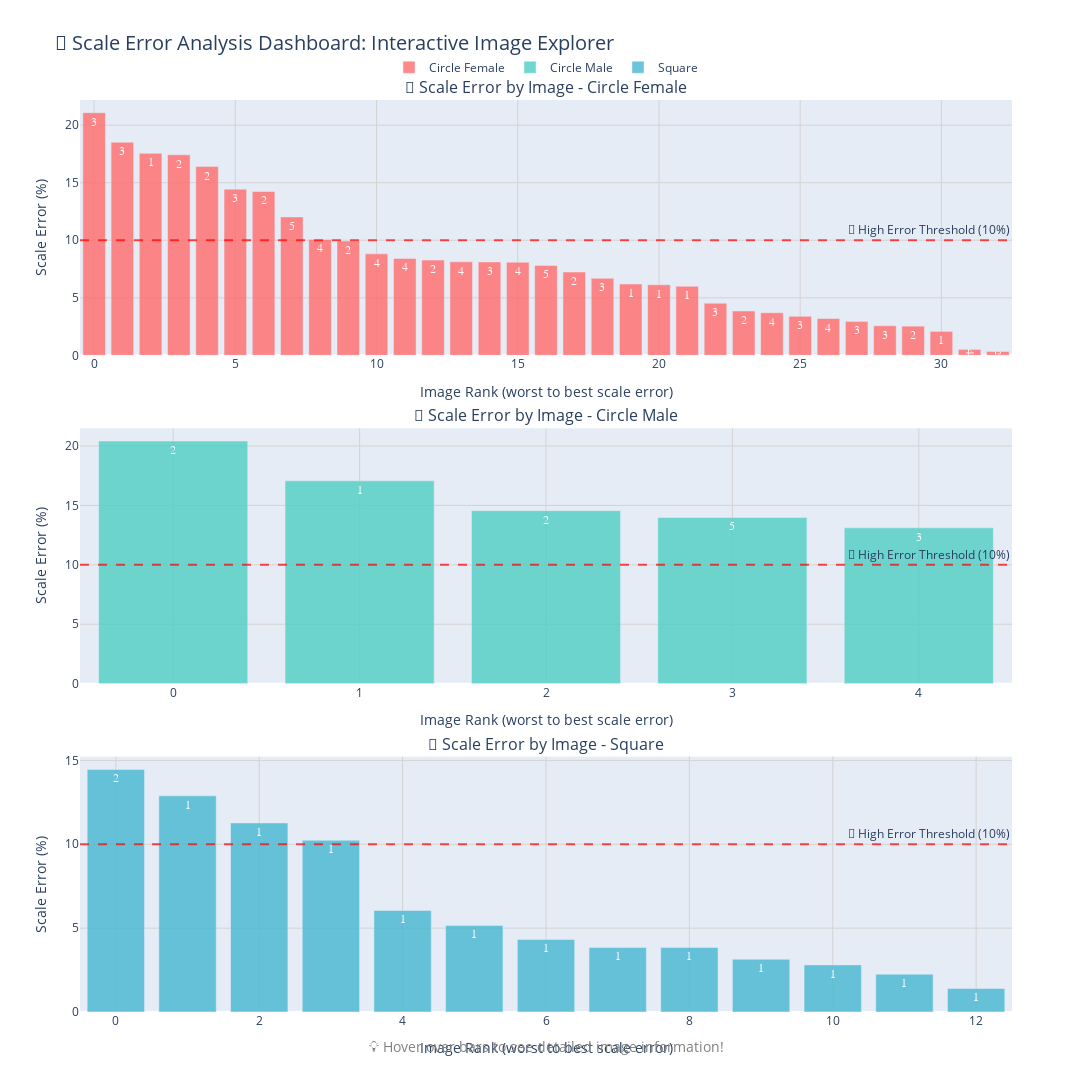

The notebook cell this image was saved under:
### Markdown cell above
# 📐 Scale Error Deep Dive: The Calibration Chronicles

## 🔍 Understanding Scale Errors
Scale errors occur when our algorithm incorrectly estimates the "mm per pixel" ratio. This is crucial because even perfect pixel measurements become wrong if we don't know the true scale!

### 🎯 Key Questions We'll Answer:
- How much do scale errors vary across different pond types?
- Which images are most problematic for scale estimation?
- Do multiple prawns in the same image share similar scale errors?

---

## 🛠️ Scale Error Analysis Functions

### Code cell
# 🎨 **Updated Interactive Scale Error Visualization**


def create_scale_results_dictionary(df):
    """
    🔍 Create the scale_results dictionary needed for visualization.
    
    This function analyzes scale errors per image for each pond type and
    creates the data structure expected by the visualization function.
    
    Args:
        df: DataFrame containing measurement data
        
    Returns:
        Dictionary containing scale error analysis for each pond type
    """
    pond_types = df['Pond_Type'].unique()
    scale_results = {}
    
    for pond_type in pond_types:
        print(f"\n🏊♀️ Analyzing scale errors for {pond_type} pond...")
        
        # Filter data for this pond type
        df_pond = df[df['Pond_Type'] == pond_type].copy()
        
        # Calculate scale error percentage for each measurement
        df_pond['scale_error_percent'] = abs((df_pond['mean_scale'] - df_pond['pred_scale'])) / df_pond['mean_scale'] * 100
        
        # Group by image (Label) to get per-image statistics
        df_img = (df_pond
                 .groupby('Label')
                 .agg({
                     'scale_error_percent': 'mean',
                     'PrawnID': 'count'  # Count prawns per image
                 })
                 .rename(columns={'PrawnID': 'prawn_count'})
                 .reset_index())
        
        # Sort by scale error (worst to best)
        df_img = df_img.sort_values('scale_error_percent', ascending=False).reset_index(drop=True)
        
        # Store results
        scale_results[pond_type] = {
            'image_data': df_img,
            'mean_scale_error': df_img['scale_error_percent'].mean(),
            'std_scale_error': df_img['scale_error_percent'].std(),
            'total_images': len(df_img),
            'total_prawns': df_img['prawn_count'].sum()
        }
        
        print(f"   📊 Mean scale error: {scale_results[pond_type]['mean_scale_error']:.2f}%")
        print(f"   📈 Std scale error: {scale_results[pond_type]['std_scale_error']:.2f}%")
        print(f"   🖼️ Total images: {scale_results[pond_type]['total_images']}")
        print(f"   🦐 Total prawns: {scale_results[pond_type]['total_prawns']}")
    
    return scale_results




def create_scale_error_visualization_plotly(scale_results: Dict[str, Dict]) -> None:
    """
    🎨 Create engaging interactive Plotly visualizations for scale error analysis.
    Features interactive hover with image names and detailed information.
    """
    pond_types = list(scale_results.keys())
    n_ponds = len(pond_types)
    
    # 📊 Create interactive Plotly subplots
    fig = make_subplots(
        rows=n_ponds, cols=1,
        subplot_titles=[f'📐 Scale Error by Image - {pond_type.replace("_", " ").title()}' 
                       for pond_type in pond_types],
        vertical_spacing=0.08,
        shared_xaxes=False
    )
    
    for i, pond_type in enumerate(pond_types, 1):
        df_img = scale_results[pond_type]['image_data']
        color = POND_COLORS.get(pond_type, '#333333')
        
        # Create interactive bar chart with hover information
        fig.add_trace(
            go.Bar(
                x=list(range(len(df_img))),
                y=df_img['scale_error_percent'],
                name=f'{pond_type.replace("_", " ").title()}',
                marker_color=color,
                opacity=0.8,
                showlegend=True,
                text=df_img['prawn_count'],  # Show prawn count on bars
                textposition='inside',
                textfont=dict(color='white', size=12, family="Arial Black"),
                hovertemplate="<b>🖼️ Image Details</b><br>" +
                            "📁 Image Name: %{customdata[0]}<br>" +
                            "📐 Scale Error: %{y:.2f}%<br>" +
                            "🦐 Prawn Count: %{customdata[1]}<br>" +
                            "📊 Image Rank: #%{x}<br>" +
                            "<extra></extra>",
                customdata=list(zip(df_img['Label'], df_img['prawn_count']))
            ),
            row=i, col=1
        )
        
        # Add threshold line at 10%
        fig.add_hline(
            y=10, 
            line_dash="dash", 
            line_color="red", 
            opacity=0.7,
            annotation_text="🚨 High Error Threshold (10%)",
            annotation_position="top right",
            row=i, col=1
        )
    
    # Update layout for better interactivity
    fig.update_layout(
        title_text="🎪 Scale Error Analysis Dashboard: Interactive Image Explorer",
        title_font_size=20,
        height=500*n_ponds,
        width=1200,
        showlegend=True,
        legend=dict(
            orientation="h",
            yanchor="bottom",
            y=1.02,
            xanchor="center",
            x=0.5
        ),
        hovermode='closest'
    )
    
    # Update axes for each subplot
    for i in range(1, n_ponds + 1):
        fig.update_xaxes(
            title_text="Image Rank (worst to best scale error)",
            row=i, col=1,
            showgrid=True,
            gridwidth=1,
            gridcolor='lightgray'
        )
        fig.update_yaxes(
            title_text="Scale Error (%)",
            row=i, col=1,
            showgrid=True,
            gridwidth=1,
            gridcolor='lightgray'
        )
    
    # Add annotations for interactivity guidance
    fig.add_annotation(
        text="💡 Hover over bars to see detailed image information!",
        xref="paper", yref="paper",
        x=0.5, y=-0.05,
        showarrow=False,
        font=dict(size=14, color="gray"),
        xanchor="center"
    )
    
    fig.show()

# 🚀 Create the new interactive visualization
print("🎨 Creating NEW interactive Plotly scale error visualization...")
print("🖼️ Now with hover details showing image names!")
scale_results = create_scale_results_dictionary(df)
create_scale_error_visualization_plotly(scale_results)

### Figure 1 — Plotly figure (JSON) as saved in the notebook; plotly's stock layout.template omitted (floating-point values rounded to 4 significant figures)
{"data": [{"customdata": [["full body:undistorted_GX010080_157_2283.jpg_gamma", 3], ["full body:undistorted_GX010082_236_3137.jpg_gamma", 3], ["full body:undistorted_GX010090_132_1852.jpg_gamma", 1], ["full body:undistorted_GX010094_9_129.jpg_gamma", 2], ["full body:undistorted_GX010097_124_1870.jpg_gamma", 2], ["full body:undistorted_GX010082_65_1070.jpg_gamma", 3], ["full body:undistorted_GX010088_209_2904.jpg_gamma", 2], ["full body:undistorted_GX010080_193_2640.jpg_gamma", 5], ["full body:undistorted_GX010069_19_191.jpg_gamma", 4], ["full body:undistorted_GX010085_261_3610.jpg_gamma", 2], ["full body:undistorted_GX010097_105_1651.jpg_gamma", 4], ["full body:undistorted_GX010067_33_625.jpg_gamma", 4], ["full body:undistorted_GX010097_32_528.jpg_gamma", 2], ["full body:undistorted_GX010080_238_3392.jpg_gamma", 4], ["full body:undistorted_GX010088_262_3712.jpg_gamma", 3], ["full body:undistorted_GX010082_8_59.jpg_gamma", 4], ["full body:undistorted_GX010080_237_3366.jpg_gamma", 5], ["full body:undistorted_GX010082_53_796.jpg_gamma", 2], ["full body:undistorted_GX010080_212_2954.jpg_gamma", 3], ["full body:undistorted_GX010094_163_2312.jpg_gamma", 1], ["full body:undistorted_GX010094_93_1258.jpg_gamma", 1], ["full body:undistorted_GX010094_24_430.jpg_gamma", 1], ["full body:undistorted_GX010068_26_666.jpg_gamma", 3], ["full body:undistorted_GX010068_27_795.jpg_gamma", 2], ["full body:undistorted_GX010084_30_344.jpg_gamma", 4], ["full body:undistorted_GX010084_130_1748.jpg_gamma", 3], ["full body:undistorted_GX010097_60_1080.jpg_gamma", 4], ["full body:undistorted_GX010073_55_1014.jpg_gamma", 3], ["full body:undistorted_GX010077_14_237.jpg_gamma", 3], ["full body:undistorted_GX010073_42_695.jpg_gamma", 2], ["full body:undistorted_GX010101_12_173.jpg_gamma", 1], ["full body:undistorted_GX010088_327_4364.jpg_gamma", 4], ["full body:undistorted_GX010071_22_444.jpg_gamma", 2]], "hovertemplate": "<b>🖼️ Image Details</b><br>📁 Image Name: %{customdata[0]}<br>📐 Scale Error: %{y:.2f}%<br>🦐 Prawn Count: %{customdata[1]}<br>📊 Image Rank: #%{x}<br><extra></extra>", "marker": {"color": "#FF6B6B"}, "name": "Circle Female", "opacity": 0.8, "showlegend": true, "text": [3.0, 3.0, 1.0, 2.0, 2.0, 3.0, 2.0, 5.0, 4.0, 2.0, 4.0, 4.0, 2.0, 4.0, 3.0, 4.0, 5.0, 2.0, 3.0, 1.0, 1.0, 1.0, 3.0, 2.0, 4.0, 3.0, 4.0, 3.0, 3.0, 2.0, 1.0, 4.0, 2.0], "textfont": {"color": "white", "family": "Arial Black", "size": 12}, "textposition": "inside", "type": "bar", "x": [0, 1, 2, 3, 4, 5, 6, 7, 8, 9, 10, 11, 12, 13, 14, 15, 16, 17, 18, 19, 20, 21, 22, 23, 24, 25, 26, 27, 28, 29, 30, 31, 32], "xaxis": "x", "y": [21.07, 18.52, 17.55, 17.42, 16.4, 14.44, 14.24, 12.02, 10.07, 9.931, 8.817, 8.422, 8.274, 8.128, 8.118, 8.091, 7.808, 7.239, 6.689, 6.193, 6.13, 6.005, 4.533, 3.853, 3.701, 3.394, 3.2, 2.949, 2.571, 2.537, 2.084, 0.5195, 0.3388], "yaxis": "y"}, {"customdata": [["full body:undistorted_GX010105_28_816.jpg_gamma", 2], ["full body:undistorted_GX010102_50_1396.jpg_gamma", 1], ["full body:undistorted_GX010091_5_149.jpg_gamma", 2], ["full body:undistorted_GX010102_9_165.jpg_gamma", 5], ["full body:undistorted_GX010089_11_236.jpg_gamma", 3]], "hovertemplate": "<b>🖼️ Image Details</b><br>📁 Image Name: %{customdata[0]}<br>📐 Scale Error: %{y:.2f}%<br>🦐 Prawn Count: %{customdata[1]}<br>📊 Image Rank: #%{x}<br><extra></extra>", "marker": {"color": "#4ECDC4"}, "name": "Circle Male", "opacity": 0.8, "showlegend": true, "text": [2.0, 1.0, 2.0, 5.0, 3.0], "textfont": {"color": "white", "family": "Arial Black", "size": 12}, "textposition": "inside", "type": "bar", "x": [0, 1, 2, 3, 4], "xaxis": "x2", "y": [20.41, 17.07, 14.56, 13.99, 13.11], "yaxis": "y2"}, {"customdata": [["full body:undistorted_GX010152_36_378.jpg_gamma", 2], ["full body:undistorted_GX010162_72_927.jpg_gamma.jpg_gamma", 1], ["full body:undistorted_GX010157_160_2259", 1], ["full body:undistorted_GX010178_172_3604.jpg_gamma", 1], ["full body:undistorted_GX010161_54_676.jpg_gamma.jpg_gamma", 1], ["full body:undistorted_GX010183_37_685.jpg_gamma", 1], ["full body:undistorted_GX010183_80_1633.jpg_gamma", 1], ["full body:undistorted_GX010157_177_2665.jpg_gamma", 1], ["full body:undistorted_GX010157_174_2582.jpg_gamma", 1], ["full body:undistorted_GX010175_266_3372.jpg_gamma.jpg_gamma", 1], ["full body:undistorted_GX010183_128_2852.jpg_gamma", 1], ["full body:undistorted_GX010174_62_790.jpg_gamma", 1], ["full body:undistorted_GX010177_232_3047", 1]], "hovertemplate": "<b>🖼️ Image Details</b><br>📁 Image Name: %{customdata[0]}<br>📐 Scale Error: %{y:.2f}%<br>🦐 Prawn Count: %{customdata[1]}<br>📊 Image Rank: #%{x}<br><extra></extra>", "marker": {"color": "#45B7D1"}, "name": "Square", "opacity": 0.8, "showlegend": true, "text": [2.0, 1.0, 1.0, 1.0, 1.0, 1.0, 1.0, 1.0, 1.0, 1.0, 1.0, 1.0, 1.0], "textfont": {"color": "white", "family": "Arial Black", "size": 12}, "textposition": "inside", "type": "bar", "x": [0, 1, 2, 3, 4, 5, 6, 7, 8, 9, 10, 11, 12], "xaxis": "x3", "y": [14.46, 12.89, 11.27, 10.24, 6.053, 5.162, 4.328, 3.85, 3.85, 3.144, 2.808, 2.255, 1.402], "yaxis": "y3"}], "layout": {"annotations": [{"font": {"size": 16}, "showarrow": false, "text": "📐 Scale Error by Image - Circle Female", "x": 0.5, "xanchor": "center", "xref": "paper", "y": 1, "yanchor": "bottom", "yref": "paper"}, {"font": {"size": 16}, "showarrow": false, "text": "📐 Scale Error by Image - Circle Male", "x": 0.5, "xanchor": "center", "xref": "paper", "y": 0.64, "yanchor": "bottom", "yref": "paper"}, {"font": {"size": 16}, "showarrow": false, "text": "📐 Scale Error by Image - Square", "x": 0.5, "xanchor": "center", "xref": "paper", "y": 0.28, "yanchor": "bottom", "yref": "paper"}, {"showarrow": false, "text": "🚨 High Error Threshold (10%)", "x": 1, "xanchor": "right", "xref": "x domain", "y": 10, "yanchor": "bottom", "yref": "y"}, {"showarrow": false, "text": "🚨 High Error Threshold (10%)", "x": 1, "xanchor": "right", "xref": "x2 domain", "y": 10, "yanchor": "bottom", "yref": "y2"}, {"showarrow": false, "text": "🚨 High Error Threshold (10%)", "x": 1, "xanchor": "right", "xref": "x3 domain", "y": 10, "yanchor": "bottom", "yref": "y3"}, {"font": {"color": "gray", "size": 14}, "showarrow": false, "text": "💡 Hover over bars to see detailed image information!", "x": 0.5, "xanchor": "center", "xref": "paper", "y": -0.05, "yref": "paper"}], "height": 1500, "hovermode": "closest", "legend": {"orientation": "h", "x": 0.5, "xanchor": "center", "y": 1.02, "yanchor": "bottom"}, "shapes": [{"line": {"color": "red", "dash": "dash"}, "opacity": 0.7, "type": "line", "x0": 0, "x1": 1, "xref": "x domain", "y0": 10, "y1": 10, "yref": "y"}, {"line": {"color": "red", "dash": "dash"}, "opacity": 0.7, "type": "line", "x0": 0, "x1": 1, "xref": "x2 domain", "y0": 10, "y1": 10, "yref": "y2"}, {"line": {"color": "red", "dash": "dash"}, "opacity": 0.7, "type": "line", "x0": 0, "x1": 1, "xref": "x3 domain", "y0": 10, "y1": 10, "yref": "y3"}], "showlegend": true, "title": {"font": {"size": 20}, "text": "🎪 Scale Error Analysis Dashboard: Interactive Image Explorer"}, "width": 1200, "xaxis": {"anchor": "y", "domain": [0, 1], "gridcolor": "lightgray", "gridwidth": 1, "showgrid": true, "title": {"text": "Image Rank (worst to best scale error)"}}, "xaxis2": {"anchor": "y2", "domain": [0, 1], "gridcolor": "lightgray", "gridwidth": 1, "showgrid": true, "title": {"text": "Image Rank (worst to best scale error)"}}, "xaxis3": {"anchor": "y3", "domain": [0, 1], "gridcolor": "lightgray", "gridwidth": 1, "showgrid": true, "title": {"text": "Image Rank (worst to best scale error)"}}, "yaxis": {"anchor": "x", "domain": [0.72, 1], "gridcolor": "lightgray", "gridwidth": 1, "showgrid": true, "title": {"text": "Scale Error (%)"}}, "yaxis2": {"anchor": "x2", "domain": [0.36, 0.64], "gridcolor": "lightgray", "gridwidth": 1, "showgrid": true, "title": {"text": "Scale Error (%)"}}, "yaxis3": {"anchor": "x3", "domain": [0, 0.28], "gridcolor": "lightgray", "gridwidth": 1, "showgrid": true, "title": {"text": "Scale Error (%)"}}}}
